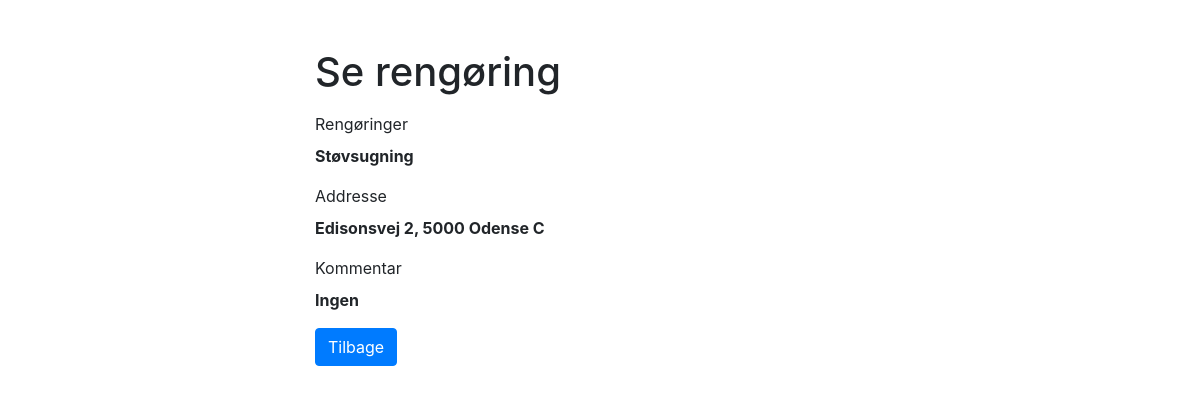
The app's page /Renas/read.php?id=12 with its own data.
### tables this page shows
CREATE TABLE `cleaning` (
  `id` int(11) NOT NULL,
  `clean` varchar(100) NOT NULL,
  `address` varchar(100) NOT NULL,
  `comment` varchar(100) NOT NULL
);

### Renas/read.php (the view, shortened to what this page needs)
<?php
if (isset($_GET["id"]) && !empty(trim($_GET["id"]))) {
    require_once "config.php";
    $sql = "SELECT * FROM cleaning WHERE id = ?";
    if ($stmt = mysqli_prepare($link, $sql)) {
        mysqli_stmt_bind_param($stmt, "i", $param_id);
        if (mysqli_stmt_execute($stmt)) {
            $result = mysqli_stmt_get_result($stmt);
            if (mysqli_num_rows($result) == 1) {
                $row = mysqli_fetch_array($result, MYSQLI_ASSOC);
            } else {
                header("location: error.php");
                exit();
            }
        } else {
            echo "Noget gik galt, prøv igen senere.";
        }
    }
} else {
    header("location: error.php");
    exit();
}
?>
<!DOCTYPE html>
<html lang="en">
<head>
    <link rel="stylesheet" href="https://stackpath.bootstrapcdn.com/bootstrap/4.5.2/css/bootstrap.min.css">
</head>
<body>
    <div class="wrapper">
        <div class="container-fluid">
            <div class="row">
                <div class="col-md-12">
                    <h1 class="mt-5 mb-3">Se rengøring</h1>
                    <div class="form-group">
                        <label>Rengøringer</label>
                        <p><b><?php echo $row["clean"]; ?></b></p>
                    </div>
                    <div class="form-group">
                        <label>Addresse</label>
                        <p><b><?php echo $row["address"]; ?></b></p>
                    </div>
                    <div class="form-group">
                        <label>Kommentar</label>
                        <p><b><?php echo $row["comment"]; ?></b></p>
                    </div>
                    <p><a href="clean.php" class="btn btn-primary">Tilbage</a></p>
                </div>
            </div>
        </div>
    </div>
</body>
</html>

### Renas/read.php (style rules this page uses)
.wrapper { width: 600px; margin: 0 auto; }

### records on screen
cleaning: clean "Støvsugning", address "Edisonsvej 2, 5000 Odense C", comment "Ingen"
